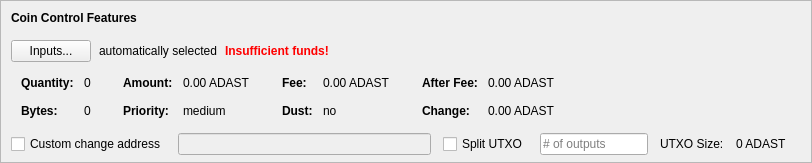
    <widget class="QFrame" name="frameCoinControl">
     <property name="sizePolicy">
      <sizepolicy hsizetype="Expanding" vsizetype="Expanding">
       <horstretch>0</horstretch>
       <verstretch>0</verstretch>
      </sizepolicy>
     </property>
     <property name="maximumSize">
      <size>
       <width>16777215</width>
       <height>16777215</height>
      </size>
     </property>
     <property name="frameShape">
      <enum>QFrame::StyledPanel</enum>
     </property>
     <property name="frameShadow">
      <enum>QFrame::Sunken</enum>
     </property>
     <layout class="QVBoxLayout" name="verticalLayoutCoinControl2">
      <property name="spacing">
       <number>0</number>
      </property>
      <property name="leftMargin">
       <number>0</number>
      </property>
      <property name="topMargin">
       <number>0</number>
      </property>
      <property name="rightMargin">
       <number>0</number>
      </property>
      <property name="bottomMargin">
       <number>6</number>
      </property>
      <item>
       <layout class="QVBoxLayout" name="verticalLayoutCoinControl" stretch="0,0,0,0,1">
        <property name="spacing">
         <number>0</number>
        </property>
        <property name="leftMargin">
         <number>10</number>
        </property>
        <property name="topMargin">
         <number>10</number>
        </property>
        <item>
         <layout class="QHBoxLayout" name="horizontalLayoutCoinControl1">
          <property name="bottomMargin">
           <number>15</number>
          </property>
          <item>
           <widget class="QLabel" name="labelCoinControlFeatures">
            <property name="sizePolicy">
             <sizepolicy hsizetype="Preferred" vsizetype="Maximum">
              <horstretch>0</horstretch>
              <verstretch>0</verstretch>
             </sizepolicy>
            </property>
            <property name="font">
             <font>
              <weight>75</weight>
              <bold>true</bold>
             </font>
            </property>
            <property name="styleSheet">
             <string notr="true">font-weight:bold;</string>
            </property>
            <property name="text">
             <string>Coin Control Features</string>
            </property>
           </widget>
          </item>
         </layout>
        </item>
        <item>
         <layout class="QHBoxLayout" name="horizontalLayoutCoinControl2" stretch="0,0,0,0">
          <property name="spacing">
           <number>8</number>
          </property>
          <property name="bottomMargin">
           <number>10</number>
          </property>
          <item>
           <widget class="QPushButton" name="pushButtonCoinControl">
            <property name="styleSheet">
             <string notr="true"/>
            </property>
            <property name="text">
             <string>Inputs...</string>
            </property>
            <property name="autoDefault">
             <bool>false</bool>
            </property>
           </widget>
          </item>
          <item>
           <widget class="QLabel" name="labelCoinControlAutomaticallySelected">
            <property name="text">
             <string>automatically selected</string>
            </property>
            <property name="margin">
             <number>5</number>
            </property>
           </widget>
          </item>
          <item>
           <widget class="QLabel" name="labelCoinControlInsuffFunds">
            <property name="font">
             <font>
              <weight>75</weight>
              <bold>true</bold>
             </font>
            </property>
            <property name="styleSheet">
             <string notr="true">color:red;font-weight:bold;</string>
            </property>
            <property name="text">
             <string>Insufficient funds!</string>
            </property>
            <property name="margin">
             <number>5</number>
            </property>
           </widget>
          </item>
          <item>
           <spacer name="horizontalSpacerCoinControl">
            <property name="orientation">
             <enum>Qt::Horizontal</enum>
            </property>
            <property name="sizeHint" stdset="0">
             <size>
              <width>40</width>
              <height>1</height>
             </size>
            </property>
           </spacer>
          </item>
         </layout>
        </item>
        <item>
         <widget class="QWidget" name="widgetCoinControl" native="true">
          <property name="sizePolicy">
           <sizepolicy hsizetype="Preferred" vsizetype="Preferred">
            <horstretch>0</horstretch>
            <verstretch>0</verstretch>
           </sizepolicy>
          </property>
          <property name="minimumSize">
           <size>
            <width>0</width>
            <height>0</height>
           </size>
          </property>
          <property name="styleSheet">
           <string notr="true"/>
          </property>
          <layout class="QHBoxLayout" name="horizontalLayoutCoinControl5">
           <property name="leftMargin">
            <number>0</number>
           </property>
           <property name="topMargin">
            <number>0</number>
           </property>
           <property name="rightMargin">
            <number>0</number>
           </property>
           <property name="bottomMargin">
            <number>0</number>
           </property>
           <item>
            <layout class="QHBoxLayout" name="horizontalLayoutCoinControl3" stretch="0,0,0,1">
             <property name="spacing">
              <number>20</number>
             </property>
             <property name="topMargin">
              <number>0</number>
             </property>
             <property name="bottomMargin">
              <number>10</number>
             </property>
             <item>
              <layout class="QFormLayout" name="formLayoutCoinControl1">
               <property name="horizontalSpacing">
                <number>10</number>
               </property>
               <property name="verticalSpacing">
                <number>14</number>
               </property>
               <property name="leftMargin">
                <number>10</number>
               </property>
               <property name="topMargin">
                <number>4</number>
               </property>
               <property name="rightMargin">
                <number>6</number>
               </property>
               <item row="0" column="0">
                <widget class="QLabel" name="labelCoinControlQuantityText">
                 <property name="font">
                  <font>
                   <weight>75</weight>
                   <bold>true</bold>
                  </font>
                 </property>
                 <property name="text">
                  <string>Quantity:</string>
                 </property>
                 <property name="margin">
                  <number>0</number>
                 </property>
                </widget>
               </item>
               <item row="0" column="1">
                <widget class="QLabel" name="labelCoinControlQuantity">
                 <property name="cursor">
                  <cursorShape>IBeamCursor</cursorShape>
                 </property>
                 <property name="contextMenuPolicy">
                  <enum>Qt::ActionsContextMenu</enum>
                 </property>
                 <property name="text">
                  <string notr="true">0</string>
                 </property>
                 <property name="margin">
                  <number>0</number>
                 </property>
                 <property name="textInteractionFlags">
                  <set>Qt::LinksAccessibleByMouse|Qt::TextSelectableByKeyboard|Qt::TextSelectableByMouse</set>
                 </property>
                </widget>
               </item>
               <item row="1" column="0">
                <widget class="QLabel" name="labelCoinControlBytesText">
                 <property name="font">
                  <font>
                   <weight>75</weight>
                   <bold>true</bold>
                  </font>
                 </property>
                 <property name="text">
                  <string>Bytes:</string>
                 </property>
                </widget>
               </item>
               <item row="1" column="1">
                <widget class="QLabel" name="labelCoinControlBytes">
                 <property name="cursor">
                  <cursorShape>IBeamCursor</cursorShape>
                 </property>
                 <property name="contextMenuPolicy">
                  <enum>Qt::ActionsContextMenu</enum>
                 </property>
                 <property name="text">
                  <string notr="true">0</string>
                 </property>
                 <property name="textInteractionFlags">
                  <set>Qt::LinksAccessibleByMouse|Qt::TextSelectableByKeyboard|Qt::TextSelectableByMouse</set>
                 </property>
                </widget>
               </item>
              </layout>
             </item>
             <item>
              <layout class="QFormLayout" name="formLayoutCoinControl2">
               <property name="horizontalSpacing">
                <number>10</number>
               </property>
               <property name="verticalSpacing">
                <number>14</number>
               </property>
               <property name="leftMargin">
                <number>6</number>
               </property>
               <property name="topMargin">
                <number>4</number>
               </property>
               <property name="rightMargin">
                <number>6</number>
               </property>
               <item row="0" column="0">
                <widget class="QLabel" name="labelCoinControlAmountText">
                 <property name="font">
                  <font>
                   <weight>75</weight>
                   <bold>true</bold>
                  </font>
                 </property>
                 <property name="text">
                  <string>Amount:</string>
                 </property>
                 <property name="margin">
                  <number>0</number>
                 </property>
                </widget>
               </item>
               <item row="0" column="1">
                <widget class="QLabel" name="labelCoinControlAmount">
                 <property name="cursor">
                  <cursorShape>IBeamCursor</cursorShape>
                 </property>
                 <property name="contextMenuPolicy">
                  <enum>Qt::ActionsContextMenu</enum>
                 </property>
                 <property name="text">
                  <string notr="true">0.00 ADAST</string>
                 </property>
                 <property name="textInteractionFlags">
                  <set>Qt::LinksAccessibleByMouse|Qt::TextSelectableByKeyboard|Qt::TextSelectableByMouse</set>
                 </property>
                </widget>
               </item>
               <item row="1" column="0">
                <widget class="QLabel" name="labelCoinControlPriorityText">
                 <property name="font">
                  <font>
                   <weight>75</weight>
                   <bold>true</bold>
                  </font>
                 </property>
                 <property name="text">
                  <string>Priority:</string>
                 </property>
                </widget>
               </item>
               <item row="1" column="1">
                <widget class="QLabel" name="labelCoinControlPriority">
                 <property name="cursor">
                  <cursorShape>IBeamCursor</cursorShape>
                 </property>
                 <property name="contextMenuPolicy">
                  <enum>Qt::ActionsContextMenu</enum>
                 </property>
                 <property name="text">
                  <string>medium</string>
                 </property>
                 <property name="textInteractionFlags">
                  <set>Qt::LinksAccessibleByMouse|Qt::TextSelectableByKeyboard|Qt::TextSelectableByMouse</set>
                 </property>
                </widget>
               </item>
              </layout>
             </item>
             <item>
              <layout class="QFormLayout" name="formLayoutCoinControl3">
               <property name="horizontalSpacing">
                <number>10</number>
               </property>
               <property name="verticalSpacing">
                <number>14</number>
               </property>
               <property name="leftMargin">
                <number>6</number>
               </property>
               <property name="topMargin">
                <number>4</number>
               </property>
               <property name="rightMargin">
                <number>6</number>
               </property>
               <item row="0" column="0">
                <widget class="QLabel" name="labelCoinControlFeeText">
                 <property name="font">
                  <font>
                   <weight>75</weight>
                   <bold>true</bold>
                  </font>
                 </property>
                 <property name="text">
                  <string>Fee:</string>
                 </property>
                 <property name="margin">
                  <number>0</number>
                 </property>
                </widget>
               </item>
               <item row="0" column="1">
                <widget class="QLabel" name="labelCoinControlFee">
                 <property name="cursor">
                  <cursorShape>IBeamCursor</cursorShape>
                 </property>
                 <property name="contextMenuPolicy">
                  <enum>Qt::ActionsContextMenu</enum>
                 </property>
                 <property name="text">
                  <string notr="true">0.00 ADAST</string>
                 </property>
                 <property name="textInteractionFlags">
                  <set>Qt::LinksAccessibleByMouse|Qt::TextSelectableByKeyboard|Qt::TextSelectableByMouse</set>
                 </property>
                </widget>
               </item>
               <item row="1" column="0">
                <widget class="QLabel" name="labelCoinControlLowOutputText">
                 <property name="font">
                  <font>
                   <weight>75</weight>
                   <bold>true</bold>
                  </font>
                 </property>
                 <property name="text">
                  <string>Dust:</string>
                 </property>
                </widget>
               </item>
               <item row="1" column="1">
                <widget class="QLabel" name="labelCoinControlLowOutput">
                 <property name="cursor">
                  <cursorShape>IBeamCursor</cursorShape>
                 </property>
                 <property name="contextMenuPolicy">
                  <enum>Qt::ActionsContextMenu</enum>
                 </property>
                 <property name="text">
                  <string>no</string>
                 </property>
                 <property name="textInteractionFlags">
                  <set>Qt::LinksAccessibleByMouse|Qt::TextSelectableByKeyboard|Qt::TextSelectableByMouse</set>
                 </property>
                </widget>
               </item>
              </layout>
             </item>
             <item>
              <layout class="QFormLayout" name="formLayoutCoinControl4">
               <property name="horizontalSpacing">
                <number>10</number>
               </property>
               <property name="verticalSpacing">
                <number>14</number>
               </property>
               <property name="leftMargin">
                <number>6</number>
               </property>
               <property name="topMargin">
                <number>4</number>
               </property>
               <property name="rightMargin">
                <number>6</number>
               </property>
               <item row="0" column="0">
                <widget class="QLabel" name="labelCoinControlAfterFeeText">
                 <property name="font">
                  <font>
                   <weight>75</weight>
                   <bold>true</bold>
                  </font>
                 </property>
                 <property name="text">
                  <string>After Fee:</string>
                 </property>
                 <property name="margin">
                  <number>0</number>
                 </property>
                </widget>
               </item>
               <item row="0" column="1">
                <widget class="QLabel" name="labelCoinControlAfterFee">
                 <property name="cursor">
                  <cursorShape>IBeamCursor</cursorShape>
                 </property>
                 <property name="contextMenuPolicy">
                  <enum>Qt::ActionsContextMenu</enum>
                 </property>
                 <property name="text">
                  <string notr="true">0.00 ADAST</string>
                 </property>
                 <property name="textInteractionFlags">
                  <set>Qt::LinksAccessibleByMouse|Qt::TextSelectableByKeyboard|Qt::TextSelectableByMouse</set>
                 </property>
                </widget>
               </item>
               <item row="1" column="0">
                <widget class="QLabel" name="labelCoinControlChangeText">
                 <property name="font">
                  <font>
                   <weight>75</weight>
                   <bold>true</bold>
                  </font>
                 </property>
                 <property name="text">
                  <string>Change:</string>
                 </property>
                </widget>
               </item>
               <item row="1" column="1">
                <widget class="QLabel" name="labelCoinControlChange">
                 <property name="cursor">
                  <cursorShape>IBeamCursor</cursorShape>
                 </property>
                 <property name="contextMenuPolicy">
                  <enum>Qt::ActionsContextMenu</enum>
                 </property>
                 <property name="text">
                  <string notr="true">0.00 ADAST</string>
                 </property>
                 <property name="textInteractionFlags">
                  <set>Qt::LinksAccessibleByMouse|Qt::TextSelectableByKeyboard|Qt::TextSelectableByMouse</set>
                 </property>
                </widget>
               </item>
              </layout>
             </item>
            </layout>
           </item>
          </layout>
         </widget>
        </item>
        <item>
         <layout class="QHBoxLayout" name="horizontalLayoutCoinControl4" stretch="0,0,0,0,0,0,0">
          <property name="spacing">
           <number>12</number>
          </property>
          <property name="sizeConstraint">
           <enum>QLayout::SetDefaultConstraint</enum>
          </property>
          <property name="topMargin">
           <number>5</number>
          </property>
          <property name="rightMargin">
           <number>5</number>
          </property>
          <item>
           <widget class="QCheckBox" name="checkBoxCoinControlChange">
            <property name="toolTip">
             <string>If this is activated, but the change address is empty or invalid, change will be sent to a newly generated address.</string>
            </property>
            <property name="text">
             <string>Custom change address</string>
            </property>
           </widget>
          </item>
          <item>
           <widget class="QValidatedLineEdit" name="lineEditCoinControlChange">
            <property name="enabled">
             <bool>false</bool>
            </property>
            <property name="sizePolicy">
             <sizepolicy hsizetype="Expanding" vsizetype="Fixed">
              <horstretch>0</horstretch>
              <verstretch>0</verstretch>
             </sizepolicy>
            </property>
           </widget>
          </item>
          <item>
           <widget class="QCheckBox" name="splitBlockCheckBox">
            <property name="text">
             <string>Split UTXO</string>
            </property>
           </widget>
          </item>
          <item>
           <widget class="QLineEdit" name="splitBlockLineEdit">
            <property name="sizePolicy">
             <sizepolicy hsizetype="Fixed" vsizetype="Fixed">
              <horstretch>50</horstretch>
              <verstretch>0</verstretch>
             </sizepolicy>
            </property>
            <property name="placeholderText">
             <string># of outputs</string>
            </property>
           </widget>
          </item>
          <item>
           <widget class="QLabel" name="labelBlockSizeText">
            <property name="text">
             <string>UTXO Size:</string>
            </property>
           </widget>
          </item>
          <item>
           <widget class="QLabel" name="labelBlockSize">
            <property name="text">
             <string>0 ADAST</string>
            </property>
           </widget>
          </item>
          <item>
           <widget class="QLabel" name="labelCoinControlChangeLabel">
            <property name="sizePolicy">
             <sizepolicy hsizetype="Preferred" vsizetype="Expanding">
              <horstretch>0</horstretch>
              <verstretch>0</verstretch>
             </sizepolicy>
            </property>
            <property name="minimumSize">
             <size>
              <width>0</width>
              <height>0</height>
             </size>
            </property>
            <property name="text">
             <string/>
            </property>
            <property name="margin">
             <number>3</number>
            </property>
           </widget>
          </item>
         </layout>
        </item>
        <item>
         <spacer name="verticalSpacerCoinControl">
          <property name="orientation">
           <enum>Qt::Vertical</enum>
          </property>
          <property name="sizeHint" stdset="0">
           <size>
            <width>800</width>
            <height>1</height>
           </size>
          </property>
         </spacer>
        </item>
       </layout>
      </item>
     </layout>
    </widget>
